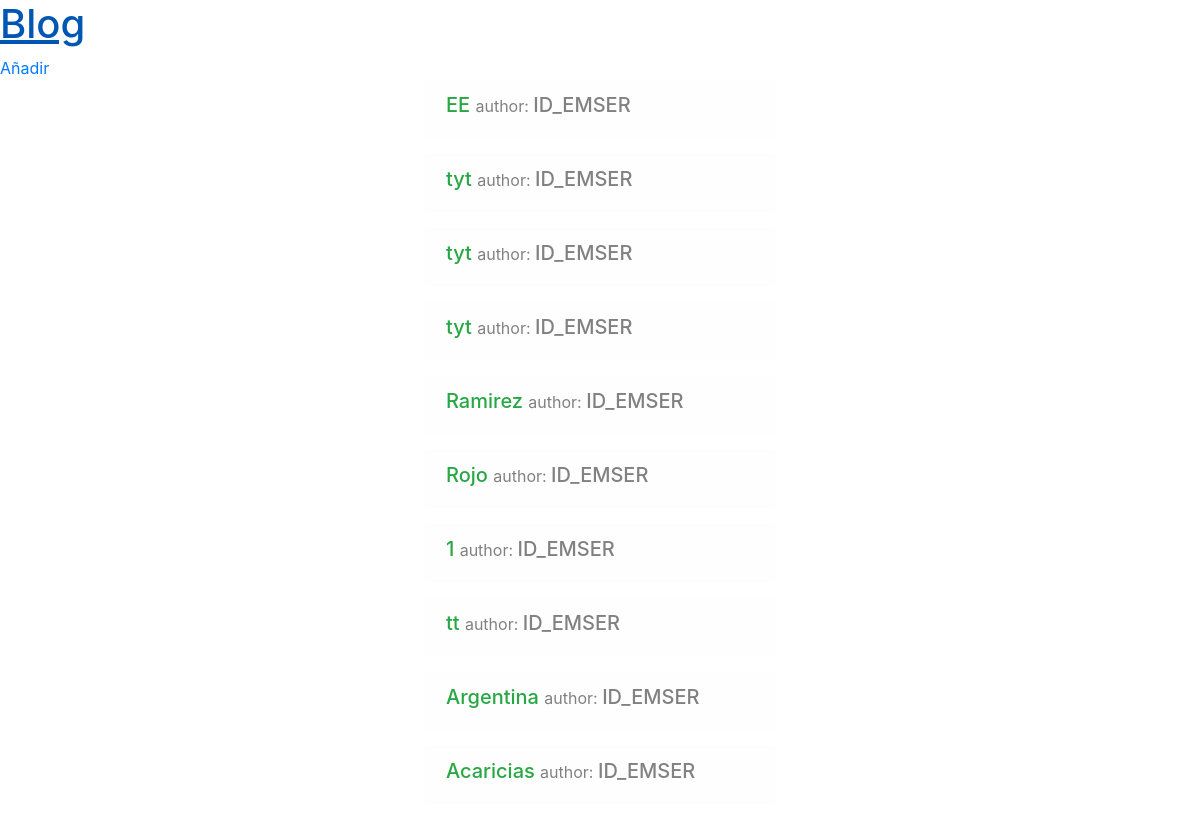
Before: / with the older database file.
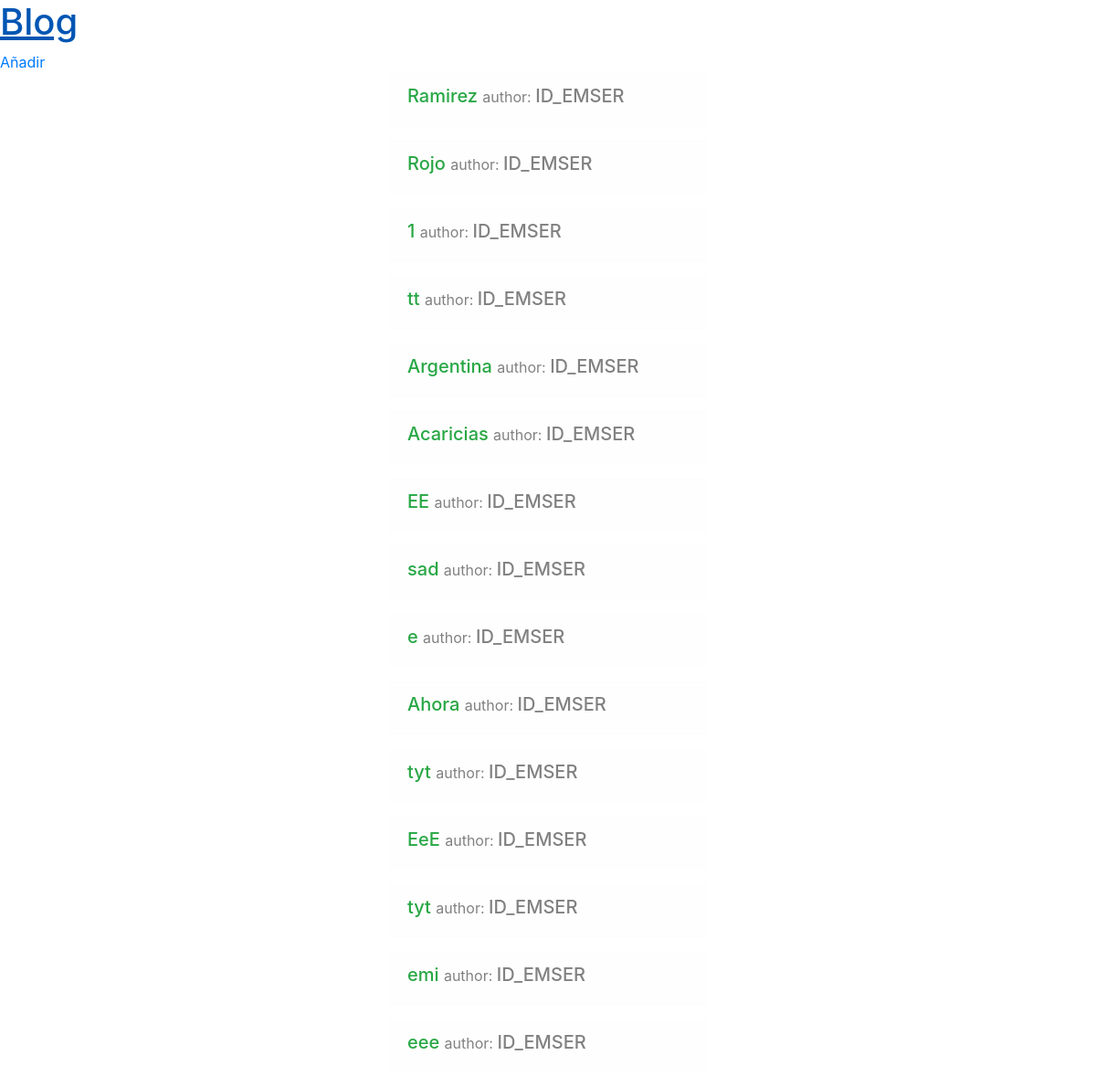
After: the same page with the newer database file.
### blog/models.py (models this page shows, shortened)
class Post(models.Model):
    author = "ID_EMSER"
    title = models.CharField(max_length=200)
    text = models.TextField()
    created_date = models.DateTimeField(
            default=datetime.now)
    published_date = models.DateTimeField(
            blank=True, null=True)

### blog/views.py (the view)
# urls.py: path('', views.post_list, name='post_list'),
def post_list(request):
    posts = Post.objects.order_by('published_date')
    return render(request, 'blog/post_list.html', {"posts":posts})

### blog/templates/blog/post_list.html (shortened to what this page needs)
{% extends 'blog/base.html' %}
{% block content %}
{% for post in posts %}
<div class="post">
    <div class="alert alert-light">
        <h5> <a class="text-success" href="{% url 'post_detail' pk=post.pk %}">{{ post.title }}</a> <small>author: </small> {{post.author}} </h5>
    </div>
</div>
{% endfor %}
{% endblock %}

### blog/templates/blog/base.html (shortened to what this page needs)
{% load static %}
<!doctype html>
<html lang="en">
<head>
    <link rel="stylesheet" href="https://maxcdn.bootstrapcdn.com/bootstrap/4.0.0/css/bootstrap.min.css"
>
    <link rel="stylesheet" href="{% static 'css/blog.css' %}">
</head>
<body>
    <div class="page-header">
        <h1><a href="/">Blog</a></h1>
        <a href="{% url 'post_new' %}" class="top-menu">Añadir</a>
    </div>
    <div class="content container">
        <div class="row">
            <div class="col-md-4"></div>
            <div class="col-md-4">
                {% block content %}
                {% endblock %}
            </div>
            <div class="col-md-4"></div>
        </div>
    </div>
</body>
</html>

### blog/static/css/blog.css (style rules this page uses)
html, body { height: 100%; background: url('https://crossfitbbros.com/bbros-1/wp-content/uploads/2016/05/black-wall-texture-19.jpg'); background-position: center center; background-repeat: no-repeat; background-attachment: fixed; background-size: cover; }
h1,p { color: white; }

Changed rows visible on the page:
changed Post "EE": moves down the list
changed Post: title "tyt" → "sad"; moves down the list
added Post: title "e", author "ID_EMSER"
added Post: title "Ahora", author "ID_EMSER"
changed Post (number 11 of 15 on the later page): moves down the list
added Post: title "EeE", author "ID_EMSER"
changed Post (number 13 of 15 on the later page): moves down the list
added Post: title "emi", author "ID_EMSER"
added Post: title "eee", author "ID_EMSER"
